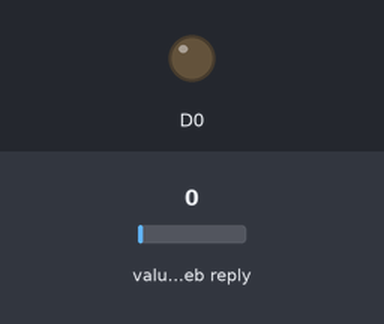
Bench run of a sketch on a simulated ESP8266 (NodeMCU). Parts: output pins drawn as LEDs (lit = HIGH). Inputs (shaded band) come from the test bench; at power-on: value in the web reply 0. WiFi joins after 1.5 s; servers stay silent unless stated; web services answer with replies made up by the test bench; what the sketch prints to the serial monitor is not drawn.

Above: at 0.0 s.
At 3.9 s:
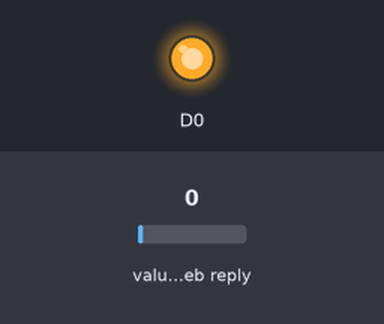
Timing chart, 0 to 5.4 s (numbered marks = the images above):
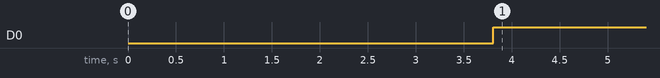

Measured:
- by itself, D0: LOW → HIGH at 3.8 s

The sketch:

thingspeak_led.ino
```cpp
#include<ESP8266WiFi.h>
#include<WiFiClient.h>
#include<ESP8266HTTPClient.h>
#include <ArduinoJson.h>
String URL="http://api.thingspeak.com/channels/1873271/fields/4.json?api_key=2JRIHZLS3N9Q34D4&results=1";

void setup() {
  // put your setup code here, to run once:
  Serial.begin(9600);
  WiFi.disconnect();
  delay(2000);
  Serial.print("Start connection");
  WiFi.begin("rout-2g","Rout@1234");
  while((!(WiFi.status()== WL_CONNECTED))){
      delay(200);
      Serial.print("..");
    }
  Serial.println("Connected");
  pinMode(D0,OUTPUT);
}
void loop() {
  // put your main code here, to run repeatedly:
  WiFiClient client;
  HTTPClient http;
  http.begin(client,URL);
  int responsecode=http.GET();
  String data=http.getString();
//  Serial.println(data);
  DynamicJsonDocument doc(768);
  DeserializationError error = deserializeJson(doc, data);
  if (error) {
    Serial.print(F("deserializeJson() failed: "));
    Serial.println(error.f_str());
    return;
  }
  JsonObject feeds_0 = doc["feeds"][0];
  String led_status = feeds_0["field4"];
//  Serial.print("Led status is");
//  Serial.println(led_status);
  if(led_status=="1"){
      Serial.println("Turn On led");
      digitalWrite(D0,0);
    }
  if(led_status=="0"){
      Serial.println("Turn OFF led");
      digitalWrite(D0,1);
    }
  http.end();
//  delay(15000);
}
```
